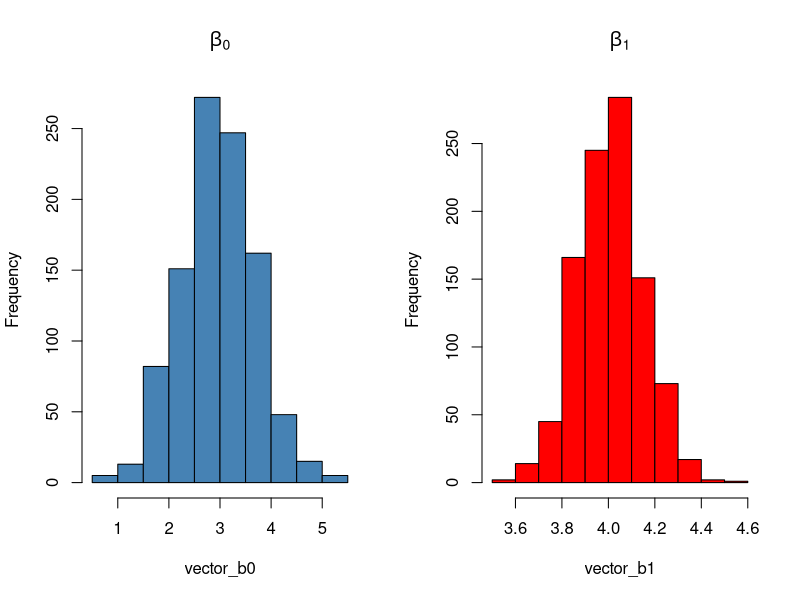
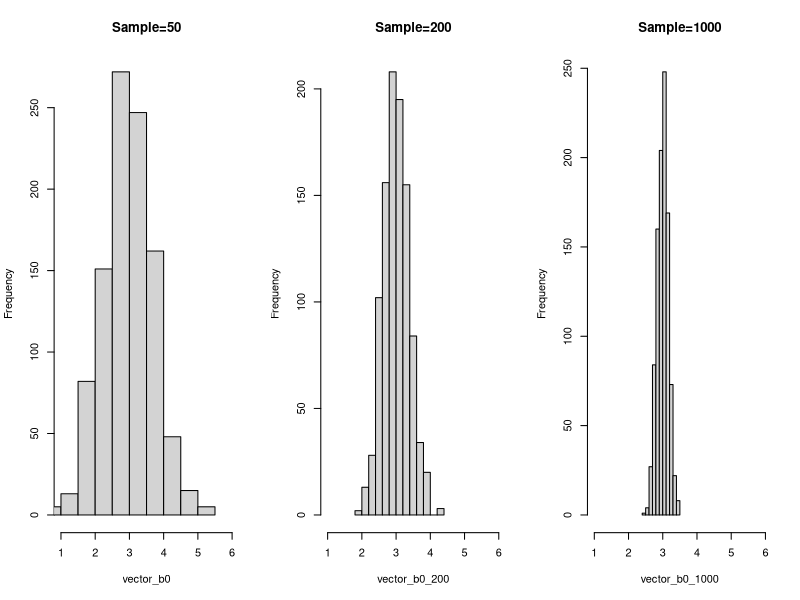
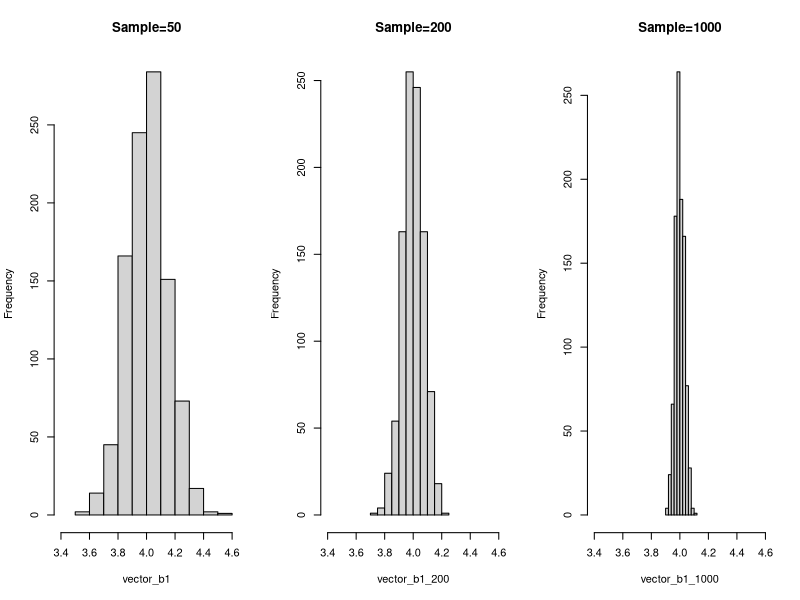
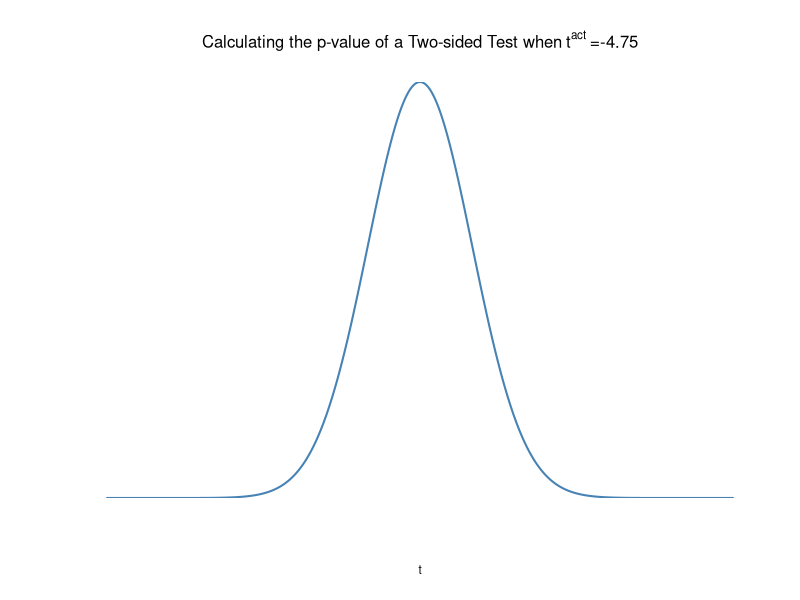
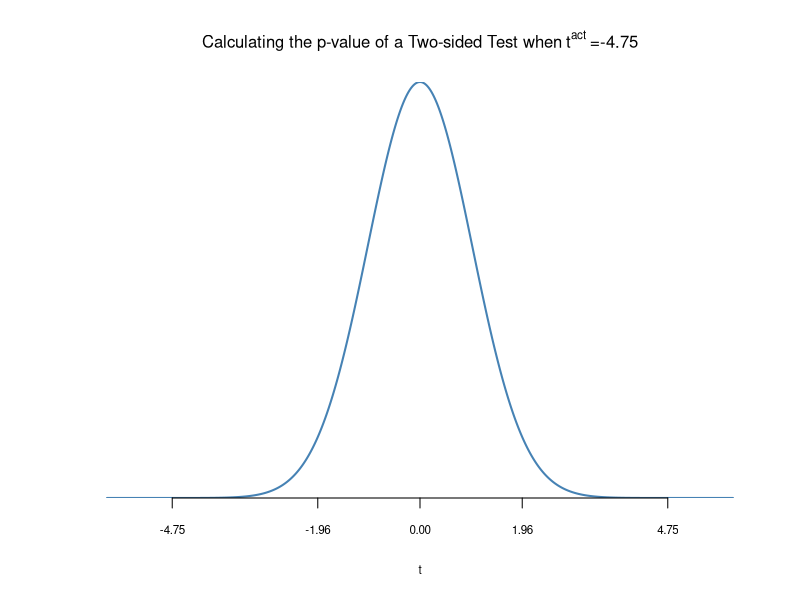
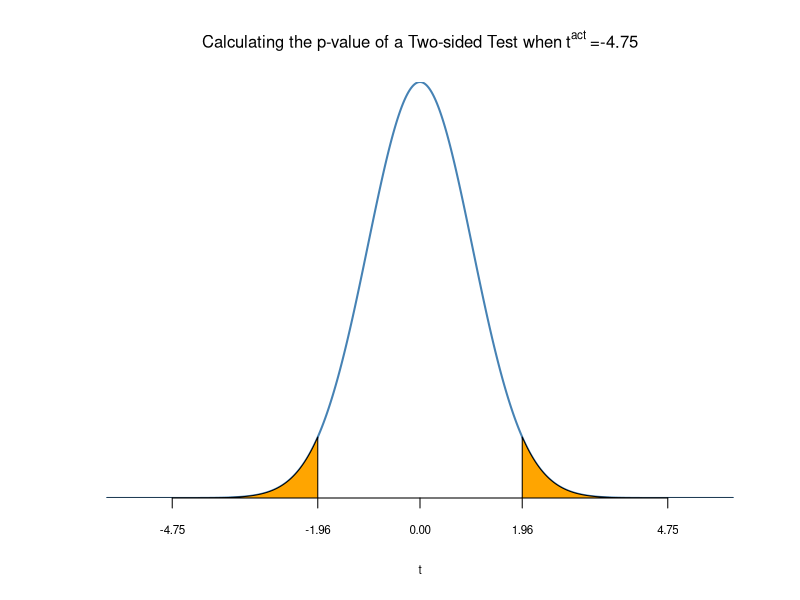
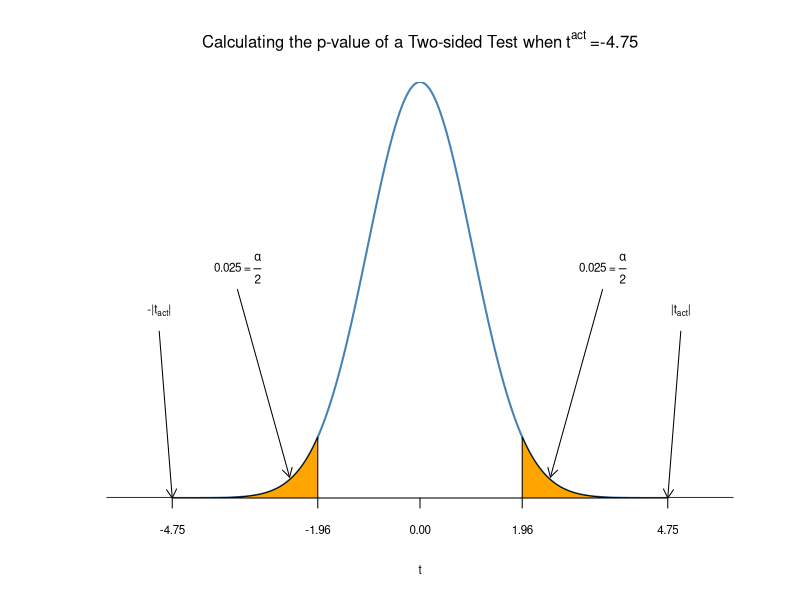
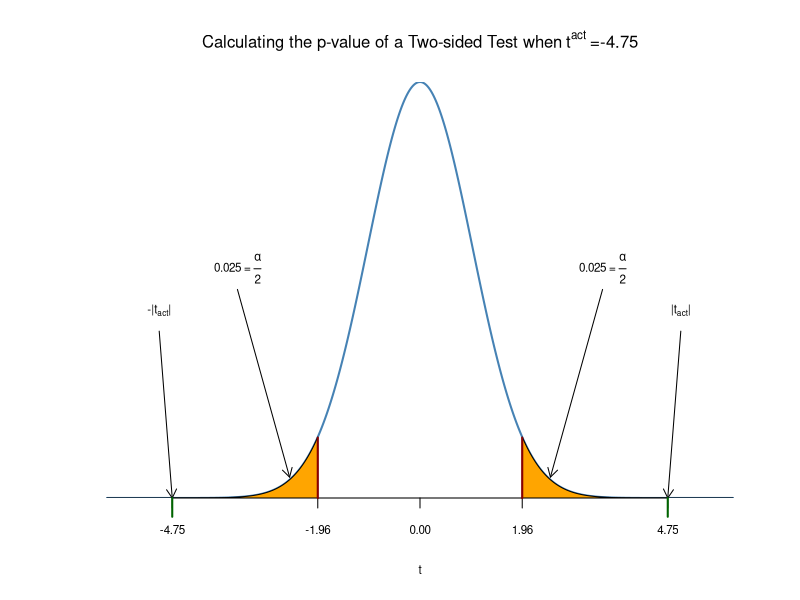

Reproduce these figures in R, in order.
## ---- chunk 1
knitr::opts_chunk$set(echo = TRUE)
## ---- chunk 2
b0=3
b1=4
## ---- chunk 3
x=rnorm(n=50, mean = 5, sd=1)
u=rnorm(50)
Y=b0+b1*x+u
## ---- chunk 4
model1 <- lm(Y~x)

model1$coefficients
model1$coefficients[1] #b0
model1$coefficients[2] #b1
## ---- chunk 5
vector_b0 <- numeric(1000)
vector_b1 <- numeric(1000)
for (i in 1:1000) {
  x=rnorm(50, mean = 5, sd=1) 
  u=rnorm(50) 
  Y=b0+b1*x+u 
  model1 <- lm(Y~x)
  vector_b0[i] <- model1$coefficients[1] #get the estimate of b0 and store
  vector_b1[i] <- model1$coefficients[2] #get the estimate of b1 and store
}
## ---- chunk 6
mean(vector_b0)
mean(vector_b1)
## ---- chunk 7
par(mfrow=c(1,2))
hist(vector_b0, main = expression(beta[0]),col='steelblue')
hist(vector_b1, main = expression(beta[1]), col = 'red')
## ---- chunk 8
# SAMPLE SIZE=200
vector_b0_200 <- numeric(1000)
vector_b1_200 <- numeric(1000)
for (i in 1:1000) {
  x=rnorm(200, mean = 5, sd=1) 
  u=rnorm(200) 
  Y=b0+b1*x+u 
  model1 <- lm(Y~x)
  vector_b0_200[i] <- model1$coefficients[1] #get the estimate of b0 and store
  vector_b1_200[i] <- model1$coefficients[2] #get the estimate of b1 and store
}
## ---- chunk 9
#SAMPLE SIZE =1000
vector_b0_1000 <- numeric(1000)
vector_b1_1000 <- numeric(1000)
for (i in 1:1000) {
  x=rnorm(1000, mean = 5, sd=1) 
  u=rnorm(1000) 
  Y=b0+b1*x+u 
  model1 <- lm(Y~x)
  vector_b0_1000[i] <- model1$coefficients[1] #get the estimate of b0 and store
  vector_b1_1000[i] <- model1$coefficients[2] #get the estimate of b1 and store
}
## ---- chunk 10
#TIP: USE THE SAME RANGE ON X-AXIS (argument xlim= ) TO A BETTER COMPARISON
par(mfrow=c(1,3))
hist(vector_b0,xlim = c(1,6), main = "Sample=50")
hist(vector_b0_200, xlim = c(1,6),main = "Sample=200")
hist(vector_b0_1000,xlim = c(1,6), main = "Sample=1000")
#b1
hist(vector_b1, xlim = c(3.4,4.6),main = "Sample=50")
hist(vector_b1_200, xlim = c(3.4,4.6),main = "Sample=200")
hist(vector_b1_1000, xlim = c(3.4,4.6),main = "Sample=1000")

par(mfrow=c(1,1))
## ---- chunk 11
# call packages
library(AER)
library(scales)

# load the "CASchools" data
data(CASchools)
## ---- chunk 12
# add student-teacher ratio
CASchools$STR <- CASchools$students/CASchools$teachers

# add average test-score
CASchools$score <- (CASchools$read + CASchools$math)/2
## ---- chunk 13
# estimate the model and get coefficients
linear_model <- lm(score ~ STR, data = CASchools) 
linear_model$coefficients
B1=linear_model$coefficients[2]
## ---- chunk 14
summary(linear_model)
ls(summary(linear_model)) #ls gives us the possible outcomes
summary(linear_model)$coefficients  
summary(linear_model)$coef #just "coef" can be used as well
linear_model$coefficients
coef1=summary(linear_model)$coefficients
## ---- chunk 15
coef1[2] #B1
coef1[,2] #Access second column, standard errors for intercept and B1
SEB1= coef1[,2][2] #Second element of second column
#or
SEB11=coef1[4] #4th element in general
SEB1==SEB11 # they are exactly the same
## ---- chunk 16
(t_by_hand=(B1-0)/SEB1) # t-statistics by hands
coef1[,3][2] # access from regression results
(t_by_hand=(B1-0)/SEB1)==coef1[,3][2] # check if they are the same value
## ---- chunk 17
#Degrees of freedom = n-k-1
df=420-1-1
## ---- chunk 18
p_value=2*pt(t_by_hand, df=df)
p_value
## ---- chunk 19
2*pnorm(t_by_hand)
## ---- chunk 20
t <- seq(-6, 6, 0.01)

plot(x = t, 
     y = dnorm(t, 0, 1), 
     type = "l", 
     col = "steelblue", 
     lwd = 2, 
     yaxs = "i", 
     axes = F, 
     ylab = "", 
     main = expression("Calculating the p-value of a Two-sided Test when" ~ t^act ~ "=-4.75"), 
     cex.lab = 0.7,
     cex.main = 1)
## ---- chunk 21
plot(x = t, 
     y = dnorm(t, 0, 1), 
     type = "l", 
     col = "steelblue", 
     lwd = 2, 
     yaxs = "i", 
     axes = F, 
     ylab = "", 
     main = expression("Calculating the p-value of a Two-sided Test when" ~ t^act ~ "=-4.75"), 
     cex.lab = 0.7,
     cex.main = 1)

tact <- -4.75
axis(1, at = c(0, -1.96, 1.96, -tact, tact), cex.axis = 0.7)
## ---- chunk 22
plot(x = t, 
     y = dnorm(t, 0, 1), 
     type = "l", 
     col = "steelblue", 
     lwd = 2, 
     yaxs = "i", 
     axes = F, 
     ylab = "", 
     main = expression("Calculating the p-value of a Two-sided Test when" ~ t^act ~ "=-4.75"), 
     cex.lab = 0.7,
     cex.main = 1)

tact <- -4.75
axis(1, at = c(0, -1.96, 1.96, -tact, tact), cex.axis = 0.7)

# critical region in left tail
polygon(x = c(-6, seq(-6, -1.96, 0.01), -1.96),
        y = c(0, dnorm(seq(-6, -1.96, 0.01)), 0), 
        col = 'orange')

# critical region in right tail

polygon(x = c(1.96, seq(1.96, 6, 0.01), 6),
        y = c(0, dnorm(seq(1.96, 6, 0.01)), 0), 
        col = 'orange')
## ---- chunk 23
plot(x = t, 
     y = dnorm(t, 0, 1), 
     type = "l", 
     col = "steelblue", 
     lwd = 2, 
     yaxs = "i", 
     axes = F, 
     ylab = "", 
     main = expression("Calculating the p-value of a Two-sided Test when" ~ t^act ~ "=-4.75"), 
     cex.lab = 0.7,
     cex.main = 1)

tact <- -4.75
axis(1, at = c(0, -1.96, 1.96, -tact, tact), cex.axis = 0.7)

# critical region in left tail
polygon(x = c(-6, seq(-6, -1.96, 0.01), -1.96),
        y = c(0, dnorm(seq(-6, -1.96, 0.01)), 0), 
        col = 'orange')

# critical region in right tail

polygon(x = c(1.96, seq(1.96, 6, 0.01), 6),
        y = c(0, dnorm(seq(1.96, 6, 0.01)), 0), 
        col = 'orange')

arrows(-3.5, 0.2, -2.5, 0.02, length = 0.1)
arrows(3.5, 0.2, 2.5, 0.02, length = 0.1)

arrows(-5, 0.16, -4.75, 0, length = 0.1)
arrows(5, 0.16, 4.75, 0, length = 0.1)

text(-3.5, 0.22, 
     labels = expression("0.025"~"="~over(alpha, 2)),
     cex = 0.7)
text(3.5, 0.22, 
     labels = expression("0.025"~"="~over(alpha, 2)),
     cex = 0.7)

text(-5, 0.18, 
     labels = expression(paste("-|",t[act],"|")), 
     cex = 0.7)
text(5, 0.18, 
     labels = expression(paste("|",t[act],"|")), 
     cex = 0.7)
## ---- chunk 24
plot(x = t, 
     y = dnorm(t, 0, 1), 
     type = "l", 
     col = "steelblue", 
     lwd = 2, 
     yaxs = "i", 
     axes = F, 
     ylab = "", 
     main = expression("Calculating the p-value of a Two-sided Test when" ~ t^act ~ "=-4.75"), 
     cex.lab = 0.7,
     cex.main = 1)

tact <- -4.75
axis(1, at = c(0, -1.96, 1.96, -tact, tact), cex.axis = 0.7)

# critical region in left tail
polygon(x = c(-6, seq(-6, -1.96, 0.01), -1.96),
        y = c(0, dnorm(seq(-6, -1.96, 0.01)), 0), 
        col = 'orange')

# critical region in right tail

polygon(x = c(1.96, seq(1.96, 6, 0.01), 6),
        y = c(0, dnorm(seq(1.96, 6, 0.01)), 0), 
        col = 'orange')

arrows(-3.5, 0.2, -2.5, 0.02, length = 0.1)
arrows(3.5, 0.2, 2.5, 0.02, length = 0.1)

arrows(-5, 0.16, -4.75, 0, length = 0.1)
arrows(5, 0.16, 4.75, 0, length = 0.1)

text(-3.5, 0.22, 
     labels = expression("0.025"~"="~over(alpha, 2)),
     cex = 0.7)
text(3.5, 0.22, 
     labels = expression("0.025"~"="~over(alpha, 2)),
     cex = 0.7)

text(-5, 0.18, 
     labels = expression(paste("-|",t[act],"|")), 
     cex = 0.7)
text(5, 0.18, 
     labels = expression(paste("|",t[act],"|")), 
     cex = 0.7)

rug(c(-1.96, 1.96), ticksize  = 0.145, lwd = 2, col = "darkred")
rug(c(-tact, tact), ticksize  = -0.0451, lwd = 2, col = "darkgreen")
## ---- chunk 25
set.seed(1)

Y <- rnorm(n = 100, 
           mean = 5, 
           sd = 5)

plot(Y, 
     pch = 19, 
     col = "steelblue")
## ---- chunk 26
cbind(CIlower = mean(Y) - 1.96 * 5 / 10, CIupper = mean(Y) + 1.96 * 5 / 10) #cbind combine objects
## ---- chunk 27
linear_model$coefficients
confint(linear_model)
## ---- chunk 28
lm_summ <- summary(linear_model)
c("lower" = lm_summ$coef[2,1] - qt(0.975, df = lm_summ$df[2]) * lm_summ$coef[2, 2],
  "upper" = lm_summ$coef[2,1] + qt(0.975, df = lm_summ$df[2]) * lm_summ$coef[2, 2])
## ---- chunk 29
# Create the dummy variable 
CASchools$D <- CASchools$STR < 20
# Plot the data
plot(CASchools$D, CASchools$score,            
     pch = 20,                                
     cex = 0.6,   #set size of plot symbols to 0.6
     col = "Steelblue",                       
     xlab = expression(D[i]),                 
     ylab = "Test Score",
     main = "Dummy Regression")
## ---- chunk 30
#Model
dummy_model <- lm(score ~ D, data = CASchools)
summary(dummy_model)
## ---- chunk 31
plot(CASchools$D, CASchools$score,            
     pch = 20,                                
     cex = 0.6,   #set size of plot symbols to 0.6
     col = "Steelblue",                       
     xlab = expression(D[i]),                 
     ylab = "Test Score",
     main = "Dummy Regression")

points(x = CASchools$D,  #Plot the two predicted points
       y = predict(dummy_model), 
       col = "red", 
       pch = 20,
       cex=1.2)
## ---- chunk 32
confint(dummy_model) #Confidence intervals
## ---- chunk 33
# load scales package for adjusting color opacities
library(scales)
## ---- chunk 34
# set seed for reproducibility
set.seed(1)

# set up vector of x coordinates
x <- rep(c(10, 15, 20, 25), each = 25)

#Vector of errors
e <- c() # Empty Vector. We could also use numeric(100), as before

# sample 100 errors such that the variance increases with x
e[1:25] <- rnorm(25, sd = 10) # by default mean=0
e[26:50] <- rnorm(25, sd = 20)
e[51:75] <- rnorm(25, sd = 30)
e[76:100] <- rnorm(25, sd = 40)

# set up y
y <- 720 - 3.3 * x + e

# Estimate the model 
mod <- lm(y ~ x)

# Plot the data
plot(x = x, 
     y = y, 
     xlab = "Student-Teacher Ratio",
     ylab = "Test Score",
     cex = 0.5, 
     pch = 19, 
     xlim = c(8, 27), 
     ylim = c(600, 710))

# Add the regression line to the plot
abline(mod, col = "darkred")

# Add boxplots to the plot
boxplot(formula = y ~ x, 
        add = TRUE, 
        at = c(10, 15, 20, 25), 
        col = alpha("gray", 0.4), 
        border = "black")
## ---- chunk 35
# load package and attach data
library(AER)
data("CPSSWEducation")
attach(CPSSWEducation)

#Overview
summary(CPSSWEducation)
## ---- chunk 36
labor_model <- lm(earnings ~ education)
plot(education, 
     earnings, 
     ylim = c(0, 150))

abline(labor_model, 
       col = "steelblue", 
       lwd = 2)

detach(CPSSWEducation)
## ---- chunk 37
plot(mod$residuals) #Evident by the picture
plot(labor_model$residuals) #Inconclusive by the picture
## ---- chunk 38
library(lmtest)
bptest(labor_model) #NUll: The error variances are all equal
bptest(mod)
## ---- chunk 39
vcov <- vcovHC(linear_model, type = "HC1") #Var-cov matrix with robust s.e.
robust_se <- sqrt(diag(vcov));robust_se #Robust s.e.
summary(linear_model)
## ---- chunk 40
coeftest(linear_model, vcov. = vcov) #t-test for coefficients using robust s.e.
## ---- chunk 41
set.seed(905)

# generate heteroskedastic data 
X <- 1:500
Y <- X+ rnorm(500,0,0.6*X) #Standard deviation depends on X
## ---- chunk 42
# estimate a simple regression model
reg <- lm(Y ~ X)

# plot the data
plot(x = X, y = Y, 
     pch = 19, 
     col = "steelblue", 
     cex = 0.8)

# add the regression line to the plot
abline(reg, 
       col = "red", 
       lwd = 2)
## ---- chunk 43
linearHypothesis(reg, hypothesis.matrix = "X = 1") #generic function to test a linear hypothesis
## ---- chunk 44
ls(linearHypothesis(reg, hypothesis.matrix = "X = 1")) #possible outputs
